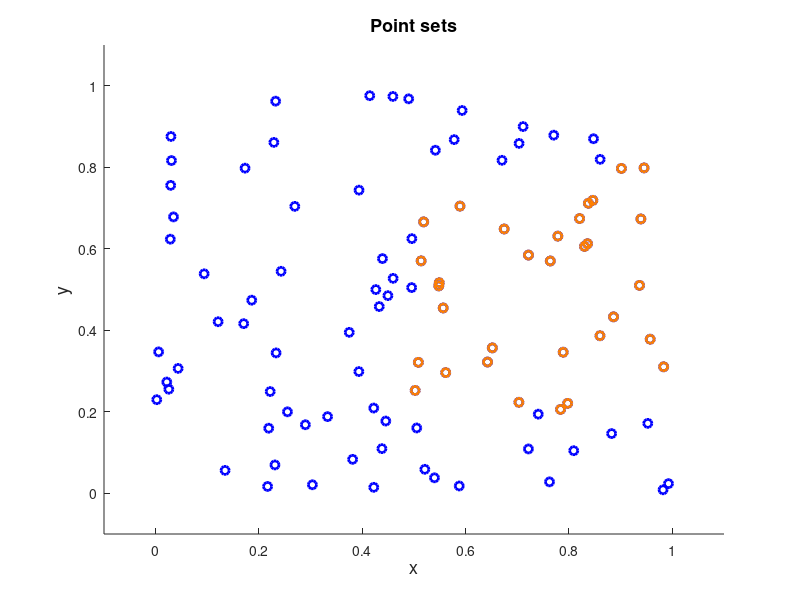

The MATLAB script that drew this image: (Note: this script raises an error after producing the figure.)
%% Concave hull from a 2D scattered point set with a cavity

%% Introduction
% In this example, a 2-dimensional random point set is given, which has an
% internal cavity. The idea for the concave hull creation is to create the
% convex hull of the given point set (point set 1) and then the convex hull
% of a point set which is a subset of the point set 1 and defines the
% cavity (point set 2). Afterwards the common facets of the two convex
% hulls are deleted. The remaining facets are the facets of the concave
% hull.

%% Initial data
% Set the random number generator.
rng(1);
%%
% Set the dimension of the problem.
d=2;
%% 
% Define the random point set 1, which includes the cavity formed by the
% point set 2.
points1=rand(100,2);
%%
% Define the random point set 2, which forms the cavity included in the
% point set 1.
ind=find(points1(:,1)>0.5 & points1(:,2)>0.2 & points1(:,2)<0.8);
points2=points1(ind,:);
%%
% Plot the points defining the region the concave hull of which is to be
% extracted.
figure('Name','Point sets','NumberTitle','off')
scatter(points1(:,1),points1(:,2),...
    'marker','o','MarkerEdgeColor',[0 0 1],'LineWidth',2)
hold on
scatter(points2(:,1),points2(:,2),...
    'marker','o','MarkerEdgeColor',[1 0.5 0],'LineWidth',2)
xlabel('x','FontSize',13);
ylabel('y','FontSize',13);
title('Point sets','FontSize',13)
axis([-0.1 1.1 -0.1 1.1])

%% Processing
% Find the convex hull of the point set 1. Sort the node identities of each
% facet.
ch1=convhull_nd(points1);
ch1=sort(ch1,2);
%%
% Find the convex hull of the point set 2. Make the correspondence to the
% initial indexing $ind$ and sort the node identities of each facet.
ch2=convhull_nd(points2);
ch2=sort(ind(ch2),2);
%%
% Find the common edges of the two convex hulls.
ind2=zeros(0,d);
k=1;
for i=1:size(ch1,1)
    for j=1:size(ch2,1)
        if isequal(ch1(i,:),ch2(j,:))
            ind2(k,:)=[i,j];
            k=k+1;
        end
    end
end
%%
% Find the common edges of the two convex hulls.
ch1(ind2(:,1),:)=[];
ch2(ind2(:,2),:)=[];
%%
% Assemble the remaining facets of the two convex hulls.
chfinal=[ch1;ch2];

%% Plots
% Find the first and the second point identity of each edge of the convex
% hull.
node1=chfinal(:,1);
node2=chfinal(:,2);
%%
% Find the x and y coordinates of the first and second point of each
% edge of the convex hull.
x1=points1(node1,1);
x2=points1(node2,1);
y1=points1(node1,2);
y2=points1(node2,2);
%%
% Arrange the coordinate data.
X1=[x1,x2]';
Y1=[y1,y2]';
%%
% Plot the convex hull.
figure('Name','Concave hull','NumberTitle','off')
line(X1,Y1,'marker','.','markersize',20,'markeredgecolor',[1 0.5 0],...
    'linestyle','-', 'linewidth',2,'color','blue');
xlabel('x','FontSize',13);
ylabel('y','FontSize',13);
title('Concave hull','FontSize',13)
axis([-0.1 1.1 -0.1 1.1])

%% Contact author
%
%  (c) 2024 by George Papazafeiropoulos
%  First Lieutenant, Infrastructure Engineer, Hellenic Air Force
%  Civil Engineer, M.Sc., Ph.D. candidate, NTUA
%
% Email: gpapazafeiropoulos@yahoo.gr
%
% Website: http://users.ntua.gr/gpapazaf/
%

